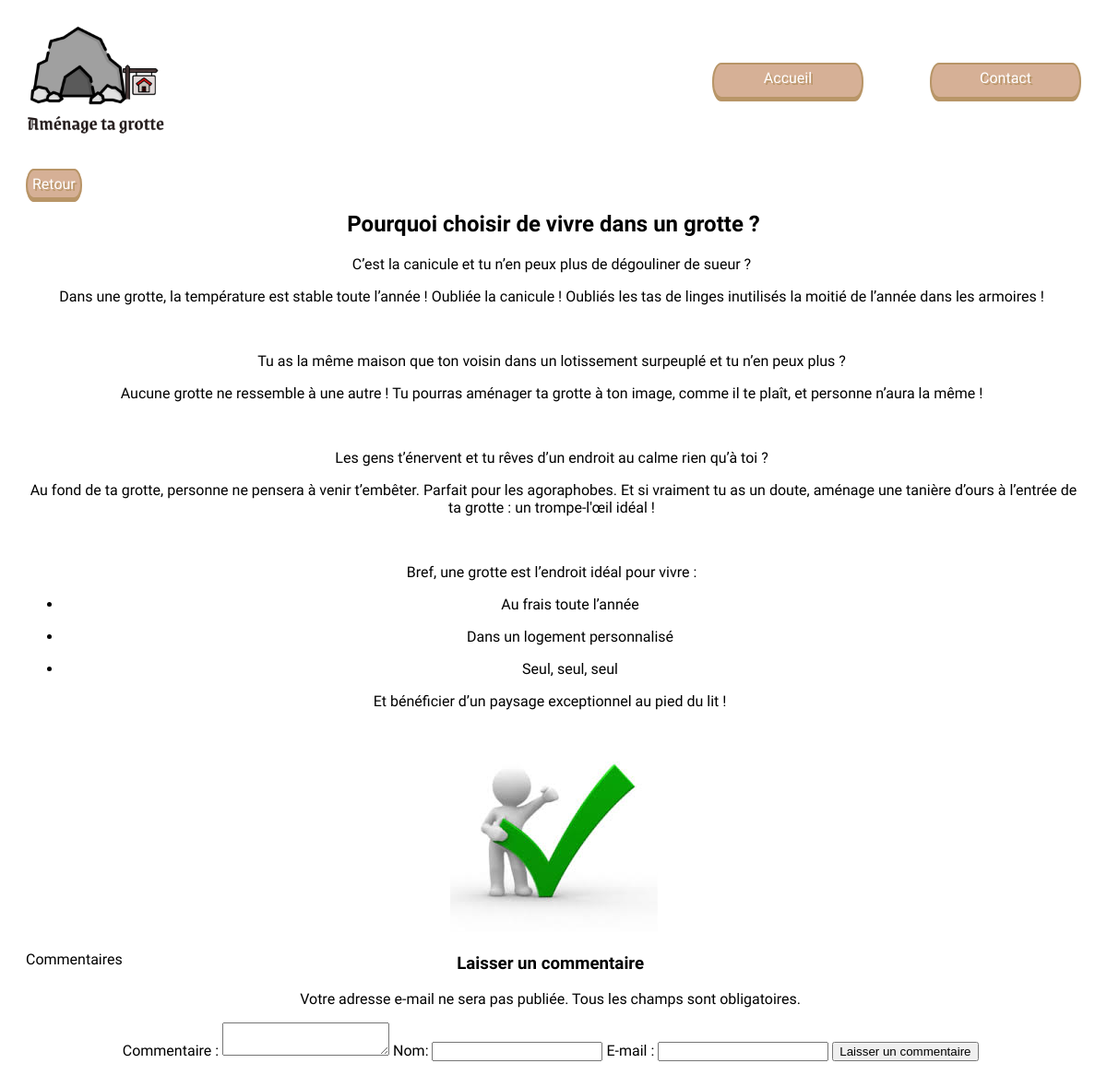
/article.php?id=3, run on an earlier commit of the app's database.
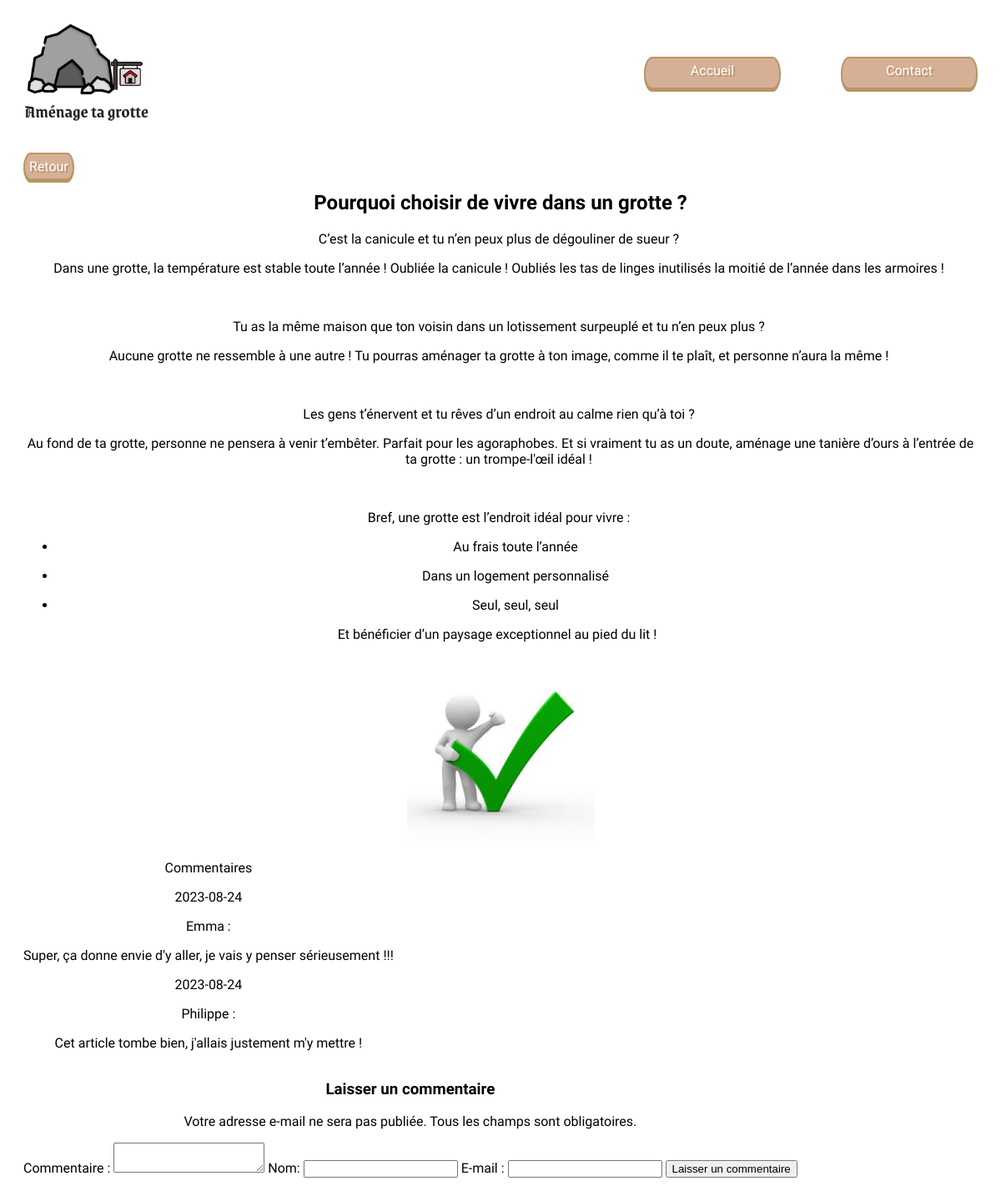
And on a later commit of the database.
### tables this page shows
CREATE TABLE `article_blog` (
  `id_article` int(11) NOT NULL,
  `date_article` date DEFAULT NULL,
  `titre` varchar(200) DEFAULT NULL,
  `texte` text DEFAULT NULL,
  `id_admin` int(11) NOT NULL,
  `id_categorie` int(11) NOT NULL
);

CREATE TABLE `media` (
  `id_media` int(11) NOT NULL,
  `media` varchar(100) DEFAULT NULL,
  `id_admin` int(11) NOT NULL,
  `id_article` int(11) NOT NULL
);

CREATE TABLE `commentaire` (
  `id_commentaire` int(11) NOT NULL,
  `date_commentaire` date DEFAULT NULL,
  `nom` varchar(75) DEFAULT NULL,
  `mail` varchar(100) DEFAULT NULL,
  `commentaire` varchar(800) DEFAULT NULL,
  `id_article` int(11) NOT NULL
);

### article.php (the view, shortened to what this page needs)
<?php
include('appelBdd.php');
include('header.php');
?>
<main>
    <?php
    $query = $db -> prepare('SELECT * FROM categorie INNER JOIN article_blog ON categorie.id_categorie = article_blog.id_categorie
                            WHERE article_blog.id_article = :id');
    $query -> execute([
        'id'=> $_GET['id'],
    ]);
    $article = $query ->fetchAll();
        foreach($article as $art){
    ?>
     <div class="">
        <a class="button150px35px" href="categorie.php?id=<?=$art['id_categorie']?>">Retour</a>
    </div>
    <section class="">
        <h2><?=$art['titre']?></h2>
        <div><?=$art['texte']?></div>
        <?php
        $query2 = $db -> prepare('SELECT * FROM article_blog INNER JOIN media ON article_blog.id_article = media.id_article
                                WHERE article_blog.id_article = :id');
        $query2 -> execute([
            'id'=> $_GET['id'],
        ]);
        $media = $query2 ->fetchAll();
            foreach($media as $med){
        ?>
            <img src="upload/<?=$med['media']?>" alt="illustration de l'article"/>
        <?php } ?>
    </section>
    <section>
        <div>
            <p>Commentaires</p>
        </div>
        <?php
        $query3 = $db -> prepare('SELECT * FROM commentaire WHERE id_article = :id');
        $query3 -> execute([
            'id'=> $_GET['id'],
        ]);
        $commentaire = $query3 ->fetchAll();
            foreach($commentaire as $com){
        ?>
        <div>
            <p><?= $com['date_commentaire']?></p>
            <p><?=$com['nom']?> :</p>
            <p><?=$com['commentaire']?></p>
        </div>
        <?php } ?>
    </section>
    <section>
        <h3>Laisser un commentaire</h3>
        <p>Votre adresse e-mail ne sera pas publiée. Tous les champs sont obligatoires.</p>
        <form method="post" action="admin/traitement/t_commentaire.php">
            <label for="com" class="">Commentaire : </label>
            <textarea name="com" class=""></textarea>
            <label for="nom" class="">Nom:</label>
            <input type="text" name="nom">
            <label for="mail" class="">E-mail : </label>
            <input type="email" name="mail">
            <button type="submit">Laisser un commentaire</button>
    </section>
    <?php } ?>
</main>
<?php include('footer.php'); ?>

### head.php (shortened to what this page needs)
<!DOCTYPE html>
<html lang="fr-FR">
<head>
    <link rel="stylesheet" href="css/style.css">
</head>
<body>

### header.php
<?php include('head.php'); ?>
<header>
    <a href="index.php"><img class="header-logoBlog" src="img/logo.png" alt="logo du site"></a>
    <nav class="nav">
        <section class="nav-button">
            <a href="index.php">Accueil</a>
        </section>
        <section class="nav-button">
            <a href="contact.php">Contact</a>
        </section>
    </nav>
</header>

### footer.php (shortened to what this page needs)
</body>
</html>

### css/style.css (style rules this page uses)
body { padding: 20px; font-family: 'Neuton', serif; font-family: 'Poltawski Nowy', serif; text-align: center; }
a { text-decoration: none; color: #fff; }
header { display: flex; justify-content: space-between; margin-bottom: 40px; }
.header-logoBlog { width: 150px; height: 118px; }
.nav { width: 400px; padding: 40px 0; display: flex; justify-content: space-between; }
.nav-button { width: 150px; height: 25px; padding: 5px; border: 2px solid #B89567; border-bottom: 5px solid #B89567; border-radius: 10px 20px; -webkit-border-radius: 10px 20px; -moz-border-radius: 10px 20px; -ms-border-radius: 10px 20px; -o-border-radius: 10px 20px; background-color: #D6B096; text-shadow: 2px 2px #B89567; }
.nav-button a { text-decoration: none; color: #fff; }
main { display: flex; flex-wrap: wrap; }
.button150px35px { width: 150px; height: 35px; padding: 5px; border: 2px solid #B89567; border-bottom: 5px solid #B89567; border-radius: 10px 20px; -webkit-border-radius: 10px 20px; -moz-border-radius: 10px 20px; -ms-border-radius: 10px 20px; -o-border-radius: 10px 20px; text-shadow: 2px 2px #B89567; background-color: #D6B096; text-decoration: none; color: #fff; }

What changed in the data, as far as the page shows it:
added commentaire: date_commentaire "2023-08-24", nom "Emma", commentaire "Super, ça donne envie d'y aller, je vais y penser sérieusement !!!"
added commentaire: date_commentaire "2023-08-24", nom "Philippe", commentaire "Cet article tombe bien, j'allais justement m'y mettre !"
